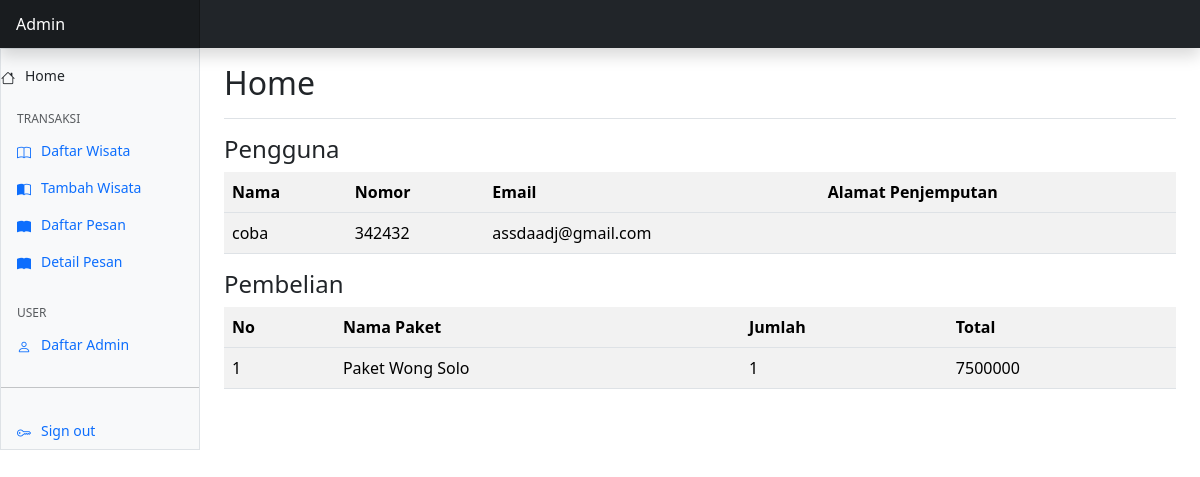
The app's page /admin/detail.php?halaman=detail&id=15 with its own data.
### tables this page shows
CREATE TABLE `pembelian` (
  `id_beli` int(12) NOT NULL,
  `id_pelanggan` int(30) NOT NULL,
  `id_ongkir` int(30) NOT NULL,
  `nama_paket` varchar(35) NOT NULL,
  `total` int(21) NOT NULL,
  `tgl_pesan` date DEFAULT NULL,
  `kota_ongkir` varchar(225) NOT NULL,
  `tarif_ongkir` int(50) NOT NULL,
  `alamat_penjemputan` varchar(225) NOT NULL
);

CREATE TABLE `pelanggan` (
  `id` int(11) NOT NULL,
  `nama` varchar(255) NOT NULL,
  `email` varchar(30) NOT NULL,
  `password` varchar(8) NOT NULL,
  `nomer` int(11) NOT NULL,
  `alamat` varchar(255) NOT NULL
);

CREATE TABLE `pembelian_produk` (
  `id_beli_produk` int(11) NOT NULL,
  `id_pembelian` varchar(255) NOT NULL,
  `id_produk` varchar(255) NOT NULL,
  `jumlah` int(30) NOT NULL,
  `namaBeli` varchar(35) NOT NULL,
  `hargaBeli` int(30) NOT NULL,
  `subtotal` int(30) NOT NULL
);

CREATE TABLE `produk` (
  `id` int(50) NOT NULL,
  `nama` varchar(50) NOT NULL,
  `singkat` varchar(28) NOT NULL,
  `deskripsi` text NOT NULL,
  `harga` int(50) NOT NULL,
  `foto` varchar(300) NOT NULL
);

### admin/detail.php (the view, shortened to what this page needs)
<?php
include('confiq.php');
$ambil = $db->query("SELECT * FROM pembelian JOIN pelanggan ON pembelian.id_pelanggan=pelanggan.id
                    WHERE   pembelian.id_beli='$_GET[id]'");
$detail = $ambil->fetch_assoc();
?>
<!doctype html>
<html lang="en" data-bs-theme="auto">
<head>
    <link rel="stylesheet" href="https://cdn.jsdelivr.net/npm/@docsearch/css@3">
    <link href="assets/dist/css/bootstrap.min.css" rel="stylesheet">
    <link href="https://cdn.jsdelivr.net/npm/bootstrap-icons@1.10.5/font/bootstrap-icons.min.css" rel="stylesheet">
    <link href="assets/css/dashboard.css" rel="stylesheet">
</head>
<body>
    <header class="navbar sticky-top bg-dark flex-md-nowrap p-0 shadow" data-bs-theme="dark">
        <a class="navbar-brand col-md-3 col-lg-2 me-0 px-3 fs-6 text-white" href="#">Admin</a>
    </header>
    <div class="container-fluid">
        <div class="row">
            <div class="sidebar border border-right col-md-3 col-lg-2 p-0 bg-body-tertiary">
                <div class="offcanvas-md offcanvas-end bg-body-tertiary" tabindex="-1" id="sidebarMenu" aria-labelledby="sidebarMenuLabel">
                    <div class="offcanvas-body d-md-flex flex-column p-0 pt-lg-3 overflow-y-auto">
                        <a class="nav-link d-flex align-items-center gap-2" href="index.php">
                            <i class="bi bi-house"></i>
                            Home
                        </a>
                        <h6 class="sidebar-heading d-flex justify-content-between align-items-center px-3 mt-4 mb-1 text-body-secondary text-uppercase">
                            <span>Transaksi</span>
                            <a class="link-secondary" href="#" aria-label="Add a new report">
                                <svg class="bi">
                                    <use xlink:href="#plus-circle" />
                                </svg>
                            </a>
                        </h6>
                        <ul class="nav flex-column mb-auto">
                            <li class="nav-item">
                                <a class="nav-link d-flex align-items-center gap-2" href="list_produk.php">
                                    <i class="bi bi-book"></i>
                                    Daftar Wisata
                                </a>
                            </li>
                            <li class="nav-item">
                                <a class="nav-link d-flex align-items-center gap-2" href="tambah_produk.php">
                                    <i class="bi bi-book-half"></i>
                                    Tambah Wisata
                                </a>
                            </li>
                            <li class="nav-item">
                                <a class="nav-link d-flex align-items-center gap-2" href="daftarPesan.php">
                                    <i class="bi bi-book-fill"></i>
                                    Daftar Pesan
                                </a>
                            </li>
                            <li class="nav-item">
                                <a class="nav-link d-flex align-items-center gap-2">
                                    <i class="bi bi-book-fill"></i>
                                    Detail Pesan
                                </a>
                            </li>
                        </ul>
                        <h6 class="sidebar-heading d-flex justify-content-between align-items-center px-3 mt-4 mb-1 text-body-secondary text-uppercase">
                            <span>User</span>
                            <a class="link-secondary" href="#" aria-label="Add a new report">
                                <svg class="bi">
                                    <use xlink:href="#plus-circle" />
                                </svg>
                            </a>
                        </h6>
                        <ul class="nav flex-column mb-auto">
                            <li class="nav-item">
                                <a class="nav-link d-flex align-items-center gap-2" href="admin.php">
                                    <i class="bi bi-person"></i>
                                    Daftar Admin
                                </a>
                            </li>
                        </ul>
                        <hr class="my-4">
                        <ul class="nav flex-column mb-auto">
                            <li class="nav-item">
                                <a class="nav-link d-flex align-items-center gap-2" href="logout.php">
                                    <i class="bi bi-key"></i>
                                    Sign out
                                </a>
                            </li>
                        </ul>
                    </div>
                </div>
            </div>
            <main class="col-md-9 ms-sm-auto col-lg-10 px-md-4">
                <div class="d-flex justify-content-between flex-wrap flex-md-nowrap align-items-center pt-3 pb-2 mb-3 border-bottom">
                    <h1 class="h2">Home</h1>
                </div>
                <h4>Pengguna</h4>
                <div class="isi">
                    <table class="table table-striped table-advance table-hover">
                        <tr>
                          <th>Nama</th>
                          <th>Nomor</th>
                          <th>Email</th>
                          <th>Alamat Penjemputan</th>
                        </tr>
                        <tbody>
                            <tr>
                                <td><?php echo $detail['nama']; ?></td>
                                <td><?php echo $detail['nomer']; ?></td>
                                <td><?php echo $detail['email']; ?></td>
                                <td><?php echo $detail['alamat_penjemputan']; ?></td>
                            </tr>
                        </tbody>
                    </table>
                </div>
                <h4>Pembelian</h4>
                <section class="panel">
                      <table class="table table-striped table-advance table-hover">
                        <tr>
                          <th>No</th>
                          <th>Nama Paket</th>
                          <th>Jumlah</th>
                          <th>Total</th>
                        </tr>
                        <tbody>
                          <?php $nomor = 1; ?>
                          <?php $ambil = $db->query("SELECT * FROM pembelian_produk JOIN produk ON pembelian_produk.id_produk=produk.id
                                                    WHERE pembelian_produk.id_pembelian='$_GET[id]'"); ?>
                          <?php while ($pecah = $ambil->fetch_assoc()) { ?>
                            <tr>
                              <td><?php echo $nomor; ?></td>
                              <td><?php echo $pecah['nama']; ?></td>
                              <td><?php echo $pecah['jumlah']; ?></td>
                              <td><?php echo $pecah['harga']*$pecah['jumlah']; ?></td>
                            </tr>
                            <?php $nomor++; ?>
                          <?php } ?>
                        </tbody>
                      </table>
                    </section>
            </main>
        </div>
    </div>
</body>
</html>

### admin/assets/css/dashboard.css (style rules this page uses)
.bi { display: inline-block; width: 1rem; height: 1rem; }
.sidebar .nav-link { font-size: .875rem; font-weight: 500; }
.sidebar-heading { font-size: .75rem; }
.navbar-brand { padding-top: .75rem; padding-bottom: .75rem; background-color: rgba(0, 0, 0, .25); box-shadow: inset -1px 0 0 rgba(0, 0, 0, .25); }

### admin/detail.php (style rules this page uses)
.bi { vertical-align: -.125em; fill: currentColor; }

### records on screen
pembelian: id_pelanggan.nama "coba", id_pelanggan.nomer "342432", id_pelanggan.email "assdaadj@gmail.com"
pembelian_produk: id_produk.nama "Paket Wong Solo", jumlah "1", $pecah['harga']*$pecah['jumlah'] "7500000"
